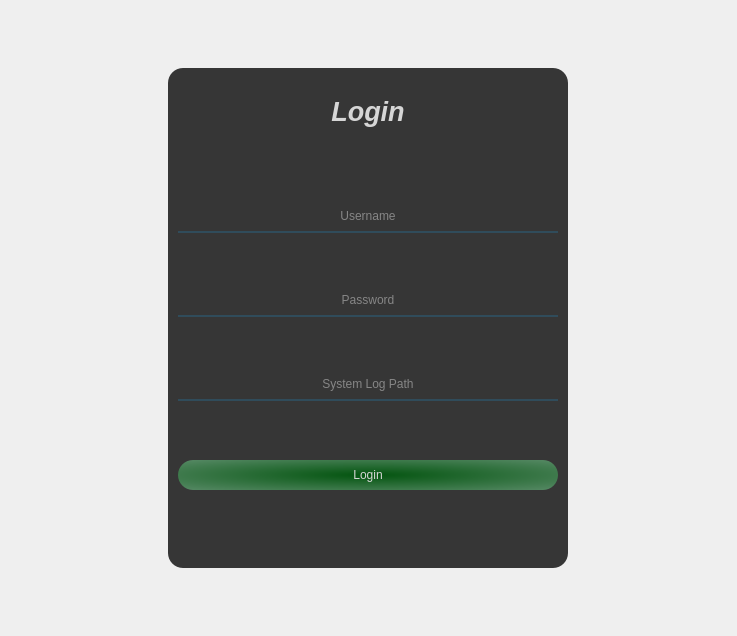
<?xml version="1.0" encoding="UTF-8"?>
<ui version="4.0">
 <class>MainWindow</class>
 <widget class="QMainWindow" name="MainWindow">
  <property name="geometry">
   <rect>
    <x>0</x>
    <y>0</y>
    <width>737</width>
    <height>636</height>
   </rect>
  </property>
  <property name="windowTitle">
   <string>MainWindow</string>
  </property>
  <widget class="QWidget" name="centralwidget">
   <property name="sizePolicy">
    <sizepolicy hsizetype="Preferred" vsizetype="Preferred">
     <horstretch>0</horstretch>
     <verstretch>0</verstretch>
    </sizepolicy>
   </property>
   <layout class="QHBoxLayout" name="horizontalLayout">
    <item>
     <widget class="QWidget" name="Main_Container" native="true">
      <property name="sizePolicy">
       <sizepolicy hsizetype="Preferred" vsizetype="Expanding">
        <horstretch>0</horstretch>
        <verstretch>0</verstretch>
       </sizepolicy>
      </property>
      <property name="styleSheet">
       <string notr="true">*{
	border:none;
}
#LogIn{
	background-color: rgb(54, 54, 54);
	border-radius:15px;
}
#password,#username,#syslog{background-color: rgba(0,0,0,0);
	border:none;
	border-bottom:2px solid rgba(46,82,101,200);
	color: rgb(214, 214, 214);
	padding-bottom:7px;
}
#login,#label{background-color: rgba(0,0,0,0);
	border:none;
	color: rgb(214, 214, 214);
}
#login{
	background-color: qradialgradient(spread:pad, cx:0.504739, cy:0.506, radius:1.97128, fx:0.5, fy:0.5, stop:0 rgba(3, 84, 15, 255), stop:1 rgba(236, 233, 255, 255));
	border:none;
	border-radius:15px;
	color: rgb(214, 214, 214);
	padding:2px;
}
</string>
      </property>
      <layout class="QVBoxLayout" name="verticalLayout_4">
       <item alignment="Qt::AlignHCenter">
        <widget class="QWidget" name="LogIn" native="true">
         <property name="sizePolicy">
          <sizepolicy hsizetype="Preferred" vsizetype="Expanding">
           <horstretch>0</horstretch>
           <verstretch>0</verstretch>
          </sizepolicy>
         </property>
         <property name="minimumSize">
          <size>
           <width>400</width>
           <height>500</height>
          </size>
         </property>
         <property name="maximumSize">
          <size>
           <width>400</width>
           <height>500</height>
          </size>
         </property>
         <property name="styleSheet">
          <string notr="true"/>
         </property>
         <layout class="QVBoxLayout" name="verticalLayout">
          <property name="spacing">
           <number>0</number>
          </property>
          <property name="leftMargin">
           <number>10</number>
          </property>
          <property name="topMargin">
           <number>5</number>
          </property>
          <property name="rightMargin">
           <number>10</number>
          </property>
          <property name="bottomMargin">
           <number>10</number>
          </property>
          <item>
           <widget class="QFrame" name="frame_2">
            <property name="maximumSize">
             <size>
              <width>16777215</width>
              <height>58</height>
             </size>
            </property>
            <property name="frameShape">
             <enum>QFrame::StyledPanel</enum>
            </property>
            <property name="frameShadow">
             <enum>QFrame::Raised</enum>
            </property>
            <layout class="QVBoxLayout" name="verticalLayout_3">
             <item>
              <widget class="QLabel" name="label">
               <property name="minimumSize">
                <size>
                 <width>0</width>
                 <height>40</height>
                </size>
               </property>
               <property name="font">
                <font>
                 <pointsize>20</pointsize>
                 <weight>75</weight>
                 <italic>true</italic>
                 <bold>true</bold>
                </font>
               </property>
               <property name="text">
                <string>Login</string>
               </property>
               <property name="alignment">
                <set>Qt::AlignCenter</set>
               </property>
              </widget>
             </item>
            </layout>
           </widget>
          </item>
          <item>
           <widget class="QFrame" name="frame">
            <property name="minimumSize">
             <size>
              <width>380</width>
              <height>400</height>
             </size>
            </property>
            <property name="maximumSize">
             <size>
              <width>380</width>
              <height>400</height>
             </size>
            </property>
            <property name="frameShape">
             <enum>QFrame::StyledPanel</enum>
            </property>
            <property name="frameShadow">
             <enum>QFrame::Raised</enum>
            </property>
            <layout class="QVBoxLayout" name="verticalLayout_2">
             <property name="spacing">
              <number>0</number>
             </property>
             <property name="leftMargin">
              <number>0</number>
             </property>
             <property name="topMargin">
              <number>0</number>
             </property>
             <property name="rightMargin">
              <number>0</number>
             </property>
             <property name="bottomMargin">
              <number>0</number>
             </property>
             <item>
              <widget class="QLineEdit" name="username">
               <property name="sizePolicy">
                <sizepolicy hsizetype="Expanding" vsizetype="Fixed">
                 <horstretch>0</horstretch>
                 <verstretch>0</verstretch>
                </sizepolicy>
               </property>
               <property name="minimumSize">
                <size>
                 <width>0</width>
                 <height>0</height>
                </size>
               </property>
               <property name="maximumSize">
                <size>
                 <width>16777215</width>
                 <height>16777215</height>
                </size>
               </property>
               <property name="baseSize">
                <size>
                 <width>0</width>
                 <height>0</height>
                </size>
               </property>
               <property name="text">
                <string/>
               </property>
               <property name="alignment">
                <set>Qt::AlignCenter</set>
               </property>
               <property name="placeholderText">
                <string>Username</string>
               </property>
              </widget>
             </item>
             <item>
              <widget class="QLineEdit" name="password">
               <property name="alignment">
                <set>Qt::AlignCenter</set>
               </property>
               <property name="placeholderText">
                <string>Password</string>
               </property>
              </widget>
             </item>
             <item>
              <widget class="QLineEdit" name="syslog">
               <property name="alignment">
                <set>Qt::AlignCenter</set>
               </property>
               <property name="placeholderText">
                <string>System Log Path</string>
               </property>
              </widget>
             </item>
             <item>
              <widget class="QPushButton" name="login">
               <property name="minimumSize">
                <size>
                 <width>0</width>
                 <height>30</height>
                </size>
               </property>
               <property name="text">
                <string>Login</string>
               </property>
              </widget>
             </item>
            </layout>
           </widget>
          </item>
         </layout>
        </widget>
       </item>
      </layout>
     </widget>
    </item>
   </layout>
  </widget>
 </widget>
 <resources>
  <include location="res.qrc"/>
 </resources>
 <connections/>
</ui>
